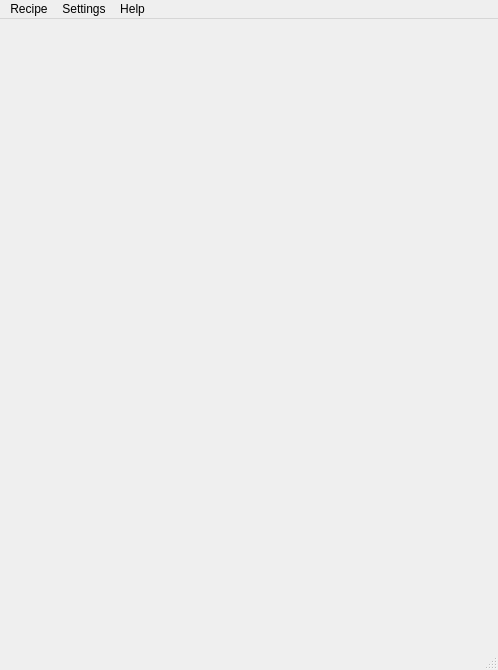
<?xml version="1.0" encoding="UTF-8"?>
<ui version="4.0">
 <class>MainWindow</class>
 <widget class="QMainWindow" name="MainWindow">
  <property name="geometry">
   <rect>
    <x>0</x>
    <y>0</y>
    <width>498</width>
    <height>670</height>
   </rect>
  </property>
  <property name="windowTitle">
   <string>MainWindow</string>
  </property>
  <widget class="QWidget" name="centralwidget"/>
  <widget class="QMenuBar" name="menubar">
   <property name="geometry">
    <rect>
     <x>0</x>
     <y>0</y>
     <width>498</width>
     <height>21</height>
    </rect>
   </property>
   <widget class="QMenu" name="menuRecipe">
    <property name="title">
     <string>Recipe</string>
    </property>
    <addaction name="actionNew"/>
    <addaction name="actionOpen"/>
    <addaction name="actionSave"/>
   </widget>
   <widget class="QMenu" name="menuSettings">
    <property name="title">
     <string>Settings</string>
    </property>
    <addaction name="actionLoad_defaults"/>
    <addaction name="actionEdit"/>
   </widget>
   <widget class="QMenu" name="menuHelp">
    <property name="title">
     <string>Help</string>
    </property>
    <addaction name="actionAbout"/>
   </widget>
   <addaction name="menuRecipe"/>
   <addaction name="menuSettings"/>
   <addaction name="menuHelp"/>
  </widget>
  <widget class="QStatusBar" name="statusbar"/>
  <action name="actionNew">
   <property name="text">
    <string>New...</string>
   </property>
  </action>
  <action name="actionOpen">
   <property name="text">
    <string>Open...</string>
   </property>
  </action>
  <action name="actionSave">
   <property name="text">
    <string>Save</string>
   </property>
  </action>
  <action name="actionLoad_defaults">
   <property name="text">
    <string>Load defaults</string>
   </property>
  </action>
  <action name="actionEdit">
   <property name="enabled">
    <bool>false</bool>
   </property>
   <property name="text">
    <string>Edit...</string>
   </property>
  </action>
  <action name="actionAbout">
   <property name="enabled">
    <bool>false</bool>
   </property>
   <property name="text">
    <string>About</string>
   </property>
  </action>
 </widget>
 <resources/>
 <connections/>
</ui>
